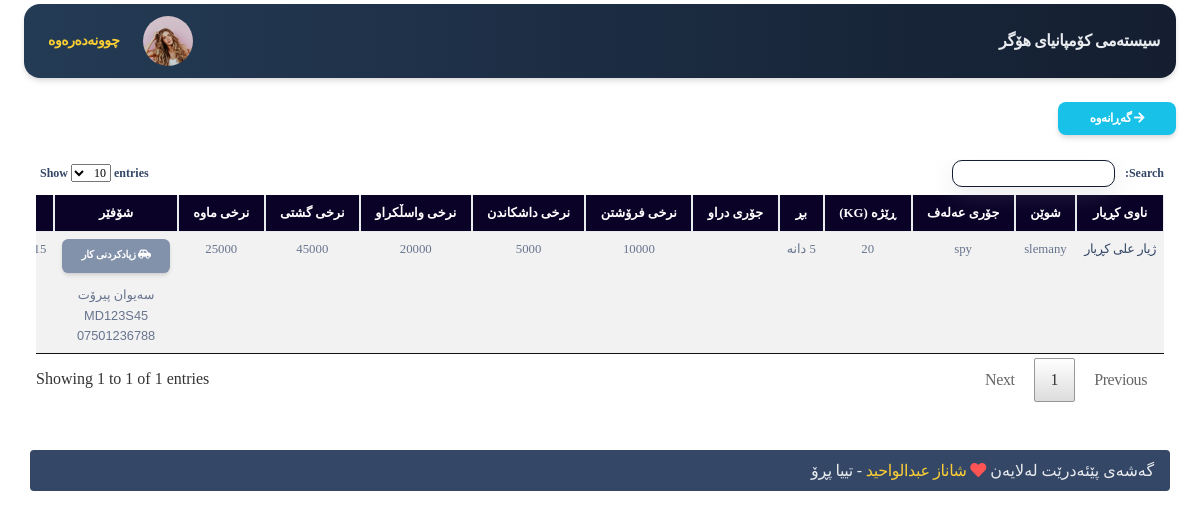
/app/return_sale_3alaf.php (signed in), run on an earlier commit of the app's database.
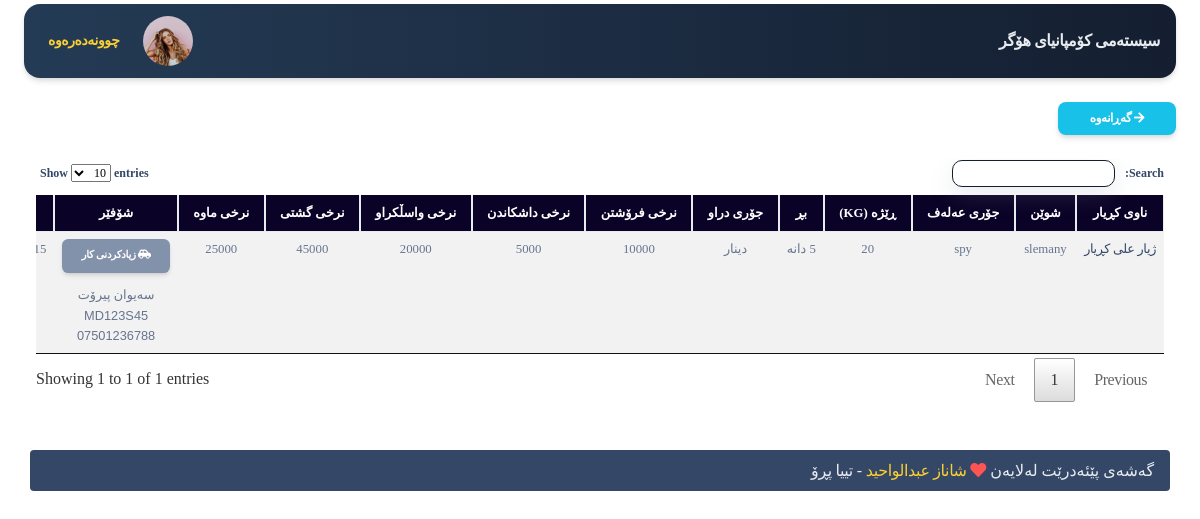
And on a later commit of the database.
### tables this page shows
CREATE TABLE `sale` (
  `id` int(11) NOT NULL,
  `customer_id` int(11) NOT NULL,
  `cost_t` varchar(255) NOT NULL,
  `cost_co` varchar(255) NOT NULL,
  `num` varchar(255) NOT NULL,
  `type` varchar(255) NOT NULL,
  `cost_wasl` varchar(255) NOT NULL,
  `date` date NOT NULL,
  `discount` varchar(255) NOT NULL,
  `unit` varchar(255) NOT NULL,
  `name_product` varchar(255) NOT NULL,
  `place` varchar(255) NOT NULL,
  `percentage` varchar(255) NOT NULL,
  `driver_id` int(11) NOT NULL,
  `sale_type` enum('3alaf','helka','panel','qa3a','asn') NOT NULL DEFAULT 'helka',
  `status` int(2) NOT NULL DEFAULT 1,
  `note` text NOT NULL
);

CREATE TABLE `customer` (
  `id` int(11) NOT NULL,
  `name` varchar(255) NOT NULL,
  `phone` varchar(11) NOT NULL,
  `address` varchar(255) NOT NULL,
  `work_place` varchar(100) NOT NULL,
  `note` text NOT NULL,
  `currency_type` varchar(255) NOT NULL
);

CREATE TABLE `drivers` (
  `id` int(11) NOT NULL,
  `name` varchar(200) NOT NULL,
  `car_type` varchar(50) NOT NULL,
  `car_model` varchar(100) NOT NULL,
  `car_number` varchar(255) NOT NULL,
  `phone` varchar(11) NOT NULL,
  `work_type` varchar(50) NOT NULL,
  `money_owner` varchar(50) NOT NULL,
  `currency_type` varchar(255) NOT NULL
);

### server/helper.php (called while the page is built, shortened)
<?php
include_once("conn.php");
?>
<?php
function getdata($sql) {
	global $conn;
	$get =  mysqli_query($conn,$sql);
	$result = mysqli_fetch_assoc($get);
	return $result;
}
function show($sql) {
	global $conn;
	$get =  mysqli_query($conn,$sql);
	$result=[];
	while ($row=mysqli_fetch_assoc($get)) {
		$result[]=$row;
	}
	return $result;
}

### app/return_sale_3alaf.php (the view, shortened to what this page needs)
<?php require_once('header.php'); ?>
<div class="container-fluid mt-4">
<a href="return_sale.php" class="btn btn-sm btn-info shadow" >
 <span class="fa fa-arrow-right"></span>
 گەڕانەوە
  </a>
</div>
<div class="container-fluid mt-2">
    <div class="row m-auto">
        <div class="col-md-12">
            <div class="table-responsive">
                <table id="example" class="table  table-striped table-bordered  text-center" dir="rtl" style="zoom:80%">
                    <thead style="background-color: #0a0327;color: white">
                        <tr>
                            <th> ناوی کڕیار</th>
                            <th> شوێن</th>
                            <th> جۆری عەلەف</th>
                            <th>ڕێژە (KG)</th>
                            <th>بڕ</th>
                            <th>جۆری دراو</th>
                            <th> نرخی فرۆشتن </th>
                            <th> نرخی داشکاندن </th>
                            <th> نرخی واسڵکراو </th>
                            <th> نرخی گشتی </th>
                            <th> نرخی ماوە </th>
                            <th>شۆفێر</th>
                            <th> بەروار </th>
                        </tr>
                    </thead>
                    <tbody>
                        <?php
$sale_3alaf = show(" SELECT * FROM sale WHERE sale_type='3alaf' AND `status`='-1' ");
foreach ($sale_3alaf as $halaf) {
  $customer_id = $halaf['customer_id'];
  $driver_id = $halaf['driver_id'];
  $num = $halaf['num'];
  $cost_t = $halaf['cost_t'];
  $cost_co = $halaf['cost_co'];
  $cost_wasl = $halaf['cost_wasl'];
  $type = $halaf['type'];
  $cost_mawa = $cost_co-$cost_wasl;
  $place = $halaf['place'];
  $discount = $halaf['discount'];
  $date = $halaf['date'];
  $unit = $halaf['unit'];
  $per=$halaf['percentage'];
  $getCustomer = getdata(" SELECT * FROM customer WHERE id='$customer_id' ");
  $customer_name = $getCustomer['name'];
  $currency_type=$getCustomer['currency_type'];
  if ($currency_type=='dinar') {
    $currency_type='دینار';
  }
  $getdriver = getdata(" SELECT * FROM drivers WHERE id='$driver_id' ");
  $driver_name = $getdriver['name'];
  $driver_phone = $getdriver['phone'];
  $driver_car_number = $getdriver['car_number'];
?>
                        <tr>
                            <td><a href="customer_detail.php?id=<?=$customer_id;?>"><?=$customer_name;?></a></td>
                            <td><?=$place;?></td>
                            <td><?=$type;?></td>
                            <td><?=$per;?></td>
                            <td><?=$num;?>  <?=$unit;?></td>
                            <td><?=$currency_type;?></td>
                            <td><?=$cost_t;?></td>
                            <td><?=$discount;?></td>
                            <td><?=$cost_wasl;?></td>
                            <td><?=$cost_co;?></td>
                            <td><?=$cost_mawa;?></td>
                            <td class="driver-info">
                            <a data-toggle="modal" data-target="#driver<?=$driver_id?>" style="font-size:13px" class="btn btn-secondary "><i
                           class="fas fa-car-side "></i> زیادکردنی کار</a>  <br>
                                 <span><?=$driver_name?></span> <br> <?=$driver_car_number?> <br> <?=$driver_phone?>
                            </td>
                            <td><?=$date;?></td>
                        </tr>
                        <?php } ?>
                    </tbody>
                </table>
            </div>
        </div>
    </div>
    <?php require_once('footer.php'); ?>

What changed in the data, as far as the page shows it:
changed sale "slemany": customer.currency_type (not shown) → "دینار"
